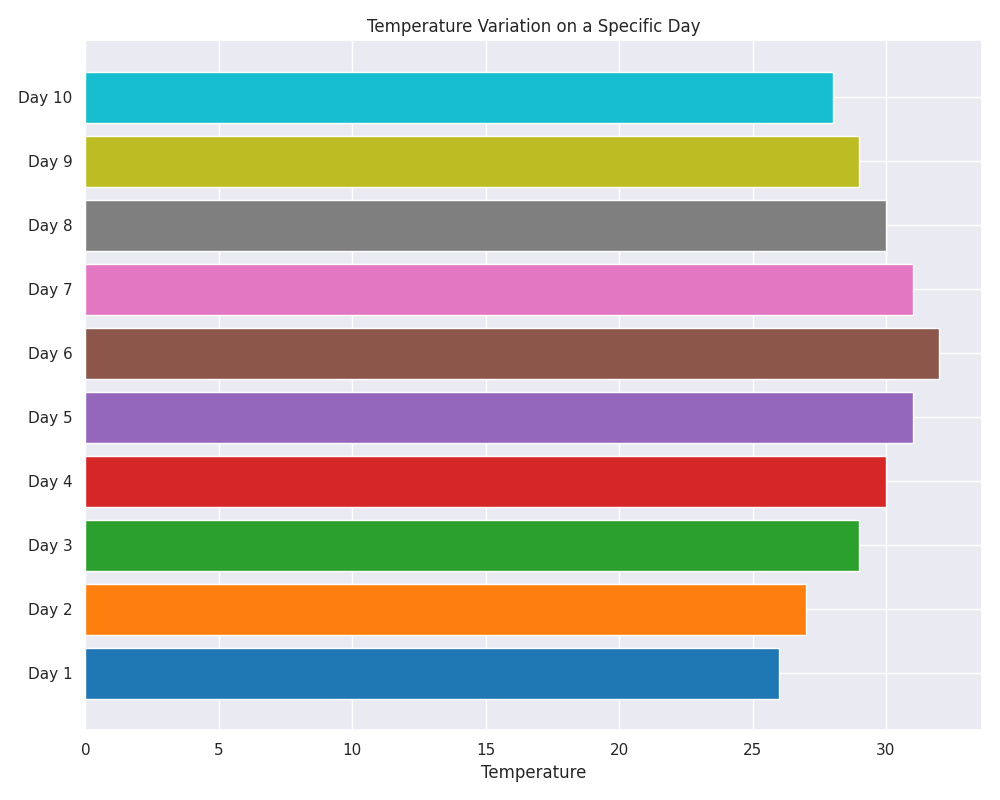

Recreate this plot in Python.
import matplotlib.pyplot as plt
import numpy as np

# Using the first row of temperature data for the bar chart
temperature_row = np.array([26, 27, 29, 30, 31, 32, 31, 30, 29, 28])

# Generate labels for the x-axis
labels = [f"Day {i+1}" for i in range(len(temperature_row))]

fig, ax = plt.subplots(figsize=(10, 8))
# Create a horizontal bar chart with new set of colors
ax.barh(labels, temperature_row, color=['#1f77b4', '#ff7f0e', '#2ca02c', '#d62728', '#9467bd', '#8c564b', '#e377c2', '#7f7f7f', '#bcbd22', '#17becf'])

# Add labels and title
ax.set_xlabel('Temperature')
ax.set_title('Temperature Variation on a Specific Day')
plt.tight_layout()
plt.show()
